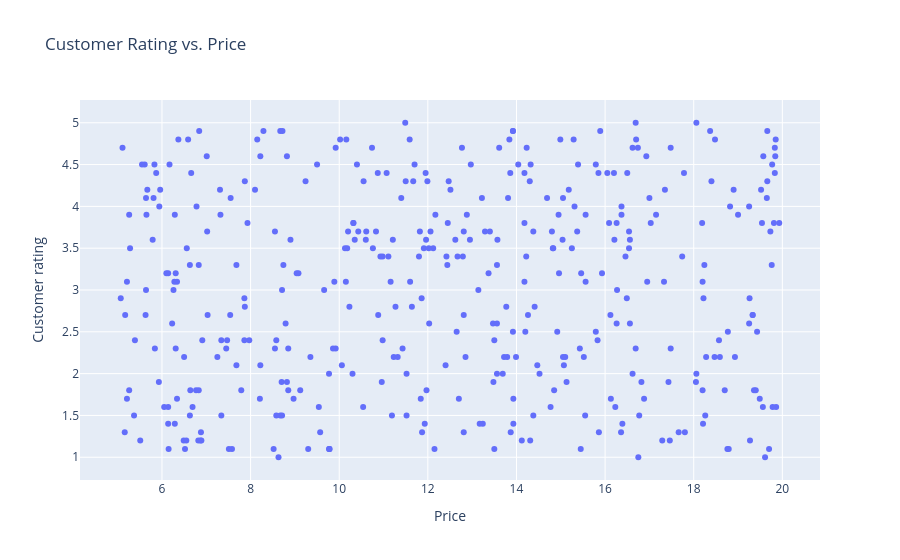

The cell this chart's notebook holds for it:
### Code cell
fig = px.scatter(df, x='Price', y='Customer rating',
                hover_data=['Main Ingredient', 'Allergen Count'],title="Customer Rating vs. Price")
fig.show()

### Figure 1 — Plotly figure (JSON) as saved in the notebook; plotly's stock layout.template omitted (floating-point values rounded to 4 significant figures; data arrays with more than 128 entries replaced by an {"elided": "..."} marker saying what was removed)
{"data": [{"customdata": {"elided": "399x2 mixed values"}, "hovertemplate": "Price=%{x}<br>Customer rating=%{y}<br>Main Ingredient=%{customdata[0]}<br>Allergen Count=%{customdata[1]}<extra></extra>", "legendgroup": "", "marker": {"color": "#636efa", "symbol": "circle"}, "mode": "markers", "name": "", "orientation": "v", "showlegend": false, "type": "scatter", "x": {"elided": "399 float values"}, "xaxis": "x", "y": {"elided": "399 float values"}, "yaxis": "y"}], "layout": {"legend": {"tracegroupgap": 0}, "title": {"text": "Customer Rating vs. Price"}, "xaxis": {"anchor": "y", "domain": [0, 1], "title": {"text": "Price"}}, "yaxis": {"anchor": "x", "domain": [0, 1], "title": {"text": "Customer rating"}}}}
